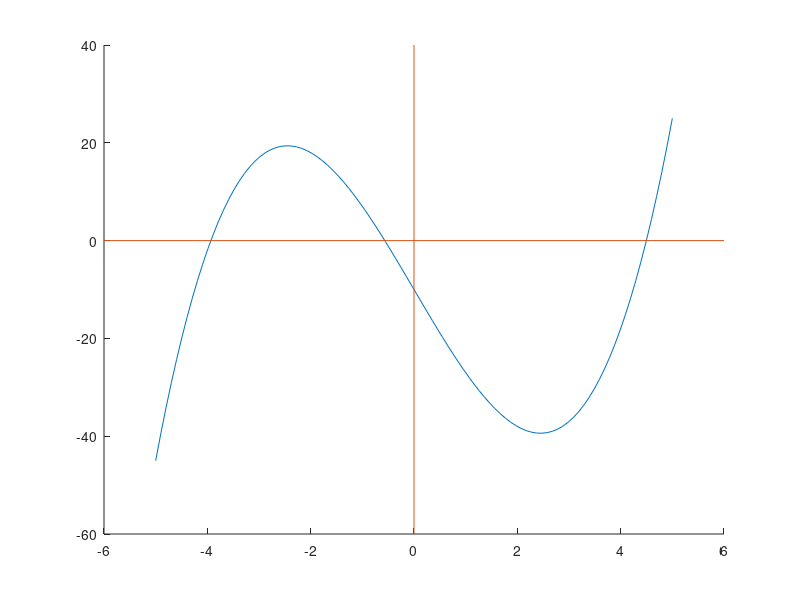

MATLAB code for this plot: (Note: this script raises an error after producing the figure.)
f = @(x) x .^ 3 - 18 * x - 10;
Xs = linspace(-5, 5);
eps = 10^(-5);

% 3. a)
hold on

plot(Xs, f(Xs));

line([0 0], ylim);
line(xlim, [0 0]);

% 3. d) [-5, -3], [-1, 0], [4, 5]
[xSec1] = MetSecantei(f, -5, -3, -4, -2, eps);
[xSec2] = MetSecantei(f, -1, 0, -0.75, -0.25, eps);
[xSec3] = MetSecantei(f, 4, 5, 4.4, 4.6, eps);

% 3. e)
[xPozF1] = MetPozFalse(f, -5, -3, eps);
[xPozF2] = MetPozFalse(f, -1, 0, eps);
[xPozF3] = MetPozFalse(f, 4, 5, eps);

plot(xPozF1, f(xPozF1), 'o');
plot(xPozF2, f(xPozF2), 'o');
plot(xPozF3, f(xPozF3), 'o');

hold off